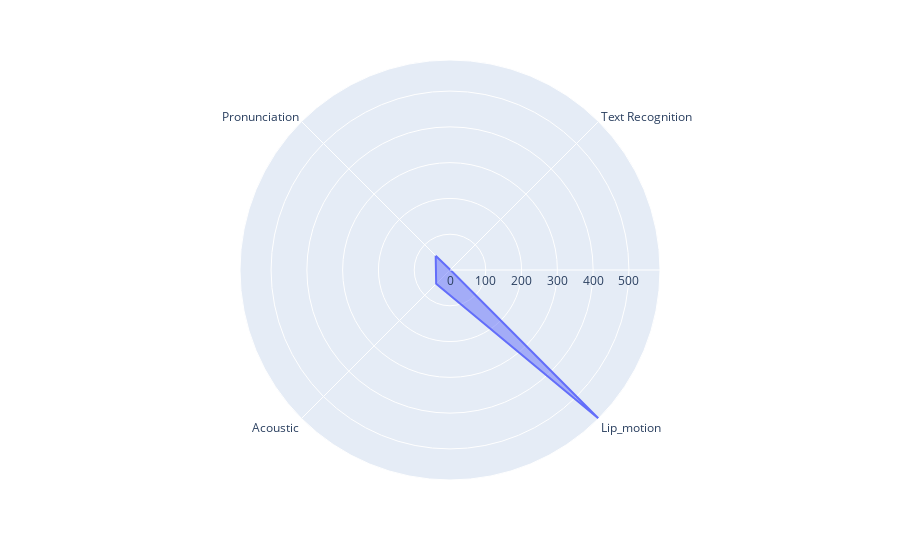

The notebook cell saved with this chart:
### Code cell
visualize.radar_visualize(p_score, t_score, mfcc_score, l_score)

### Figure 1 — Plotly figure (JSON) as saved in the notebook; plotly's stock layout.template omitted (floating-point values rounded to 4 significant figures)
{"data": [{"fill": "toself", "hovertemplate": "r=%{r}<br>theta=%{theta}<extra></extra>", "legendgroup": "", "line": {"color": "#636efa", "dash": "solid"}, "marker": {"symbol": "circle"}, "mode": "lines", "name": "", "r": [56.6, 0.9844, 586.8, 54.67, 56.6], "showlegend": false, "subplot": "polar", "theta": ["Pronunciation", "Text Recognition", "Lip_motion", "Acoustic", "Pronunciation"], "type": "scatterpolar"}], "layout": {"autosize": false, "legend": {"tracegroupgap": 0}, "margin": {"t": 60}, "polar": {"angularaxis": {"direction": "clockwise", "rotation": 135}, "domain": {"x": [0, 1], "y": [0, 1]}}}}
